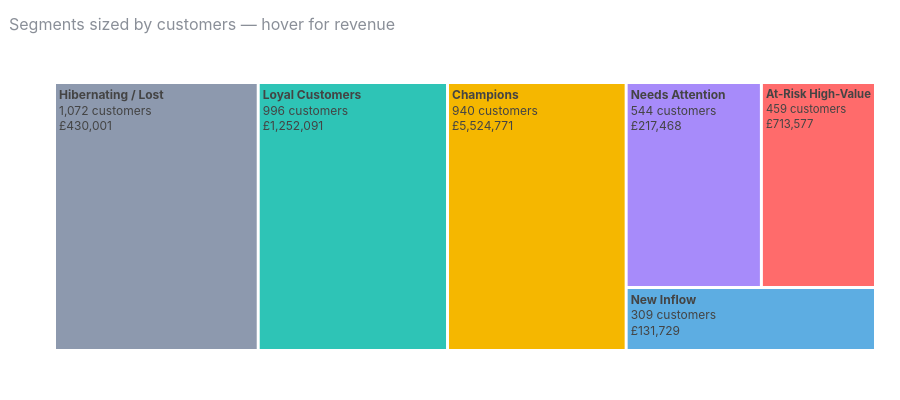

The notebook cell saved with this chart:
### Code cell
viz.segment_treemap(rfm)

### Figure 1 — Plotly figure (JSON) as saved in the notebook; plotly's stock layout.template omitted (floating-point values rounded to 4 significant figures)
{"data": [{"branchvalues": "total", "customdata": [["713577.0", "At-Risk High-Value"], ["5524771.36", "Champions"], ["430001.46", "Hibernating / Lost"], ["1252090.76", "Loyal Customers"], ["217467.93", "Needs Attention"], ["131728.81", "New Inflow"]], "domain": {"x": [0.0, 1.0], "y": [0.0, 1.0]}, "hovertemplate": "%{label}<br>%{value} customers<br>£%{customdata[0]:,.0f} revenue<extra></extra>", "ids": ["At-Risk High-Value", "Champions", "Hibernating / Lost", "Loyal Customers", "Needs Attention", "New Inflow"], "labels": ["At-Risk High-Value", "Champions", "Hibernating / Lost", "Loyal Customers", "Needs Attention", "New Inflow"], "marker": {"colors": ["#ff6b6b", "#f5b700", "#8d99ae", "#2ec4b6", "#a78bfa", "#5dade2"]}, "name": "", "parents": ["", "", "", "", "", ""], "texttemplate": "<b>%{label}</b><br>%{value:,} customers<br>£%{customdata[0]:,.0f}", "type": "treemap", "values": [459.0, 940.0, 1072.0, 996.0, 544.0, 309.0]}], "layout": {"font": {"color": "#8a8f98", "family": "Inter, system-ui, sans-serif", "size": 12}, "height": 400, "hoverlabel": {"font": {"size": 12}}, "legend": {"bgcolor": "rgba(0,0,0,0)", "tracegroupgap": 0}, "margin": {"b": 45, "l": 50, "r": 20, "t": 60}, "paper_bgcolor": "rgba(0,0,0,0)", "plot_bgcolor": "rgba(0,0,0,0)", "title": {"font": {"size": 16}, "text": "Segments sized by customers — hover for revenue", "x": 0.01}, "xaxis": {"gridcolor": "rgba(128,128,128,.18)", "zeroline": false}, "yaxis": {"gridcolor": "rgba(128,128,128,.18)", "zeroline": false}}}
